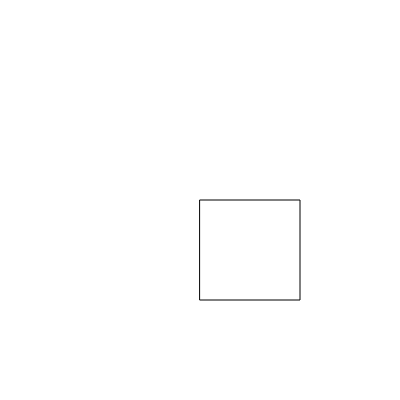
Frame 1 (no input)
Frame 60 (no input): identical to frame 1, image omitted
Frame 120 (the mouse pressed at the canvas centre since frame 60): identical to frame 1, image omitted

The p5.js sketch that drew this single still picture (run headless with seeded random() and noise() and a simulated clock; from frame 60 on, the mouse is pressed at the canvas centre):

// p5.js sketch
// ── sketch.js
function setup() {
  createCanvas(400, 400);
}

function draw() {
  background(255);
  rect(200,200,100,100);
  if (mouseX > width/2 && mouseX < width/2+100 &&mouseY> height/2&& mouseY < height/2+100){
    fill("green");
  } 
  else{
    fill("white");
  }
}
